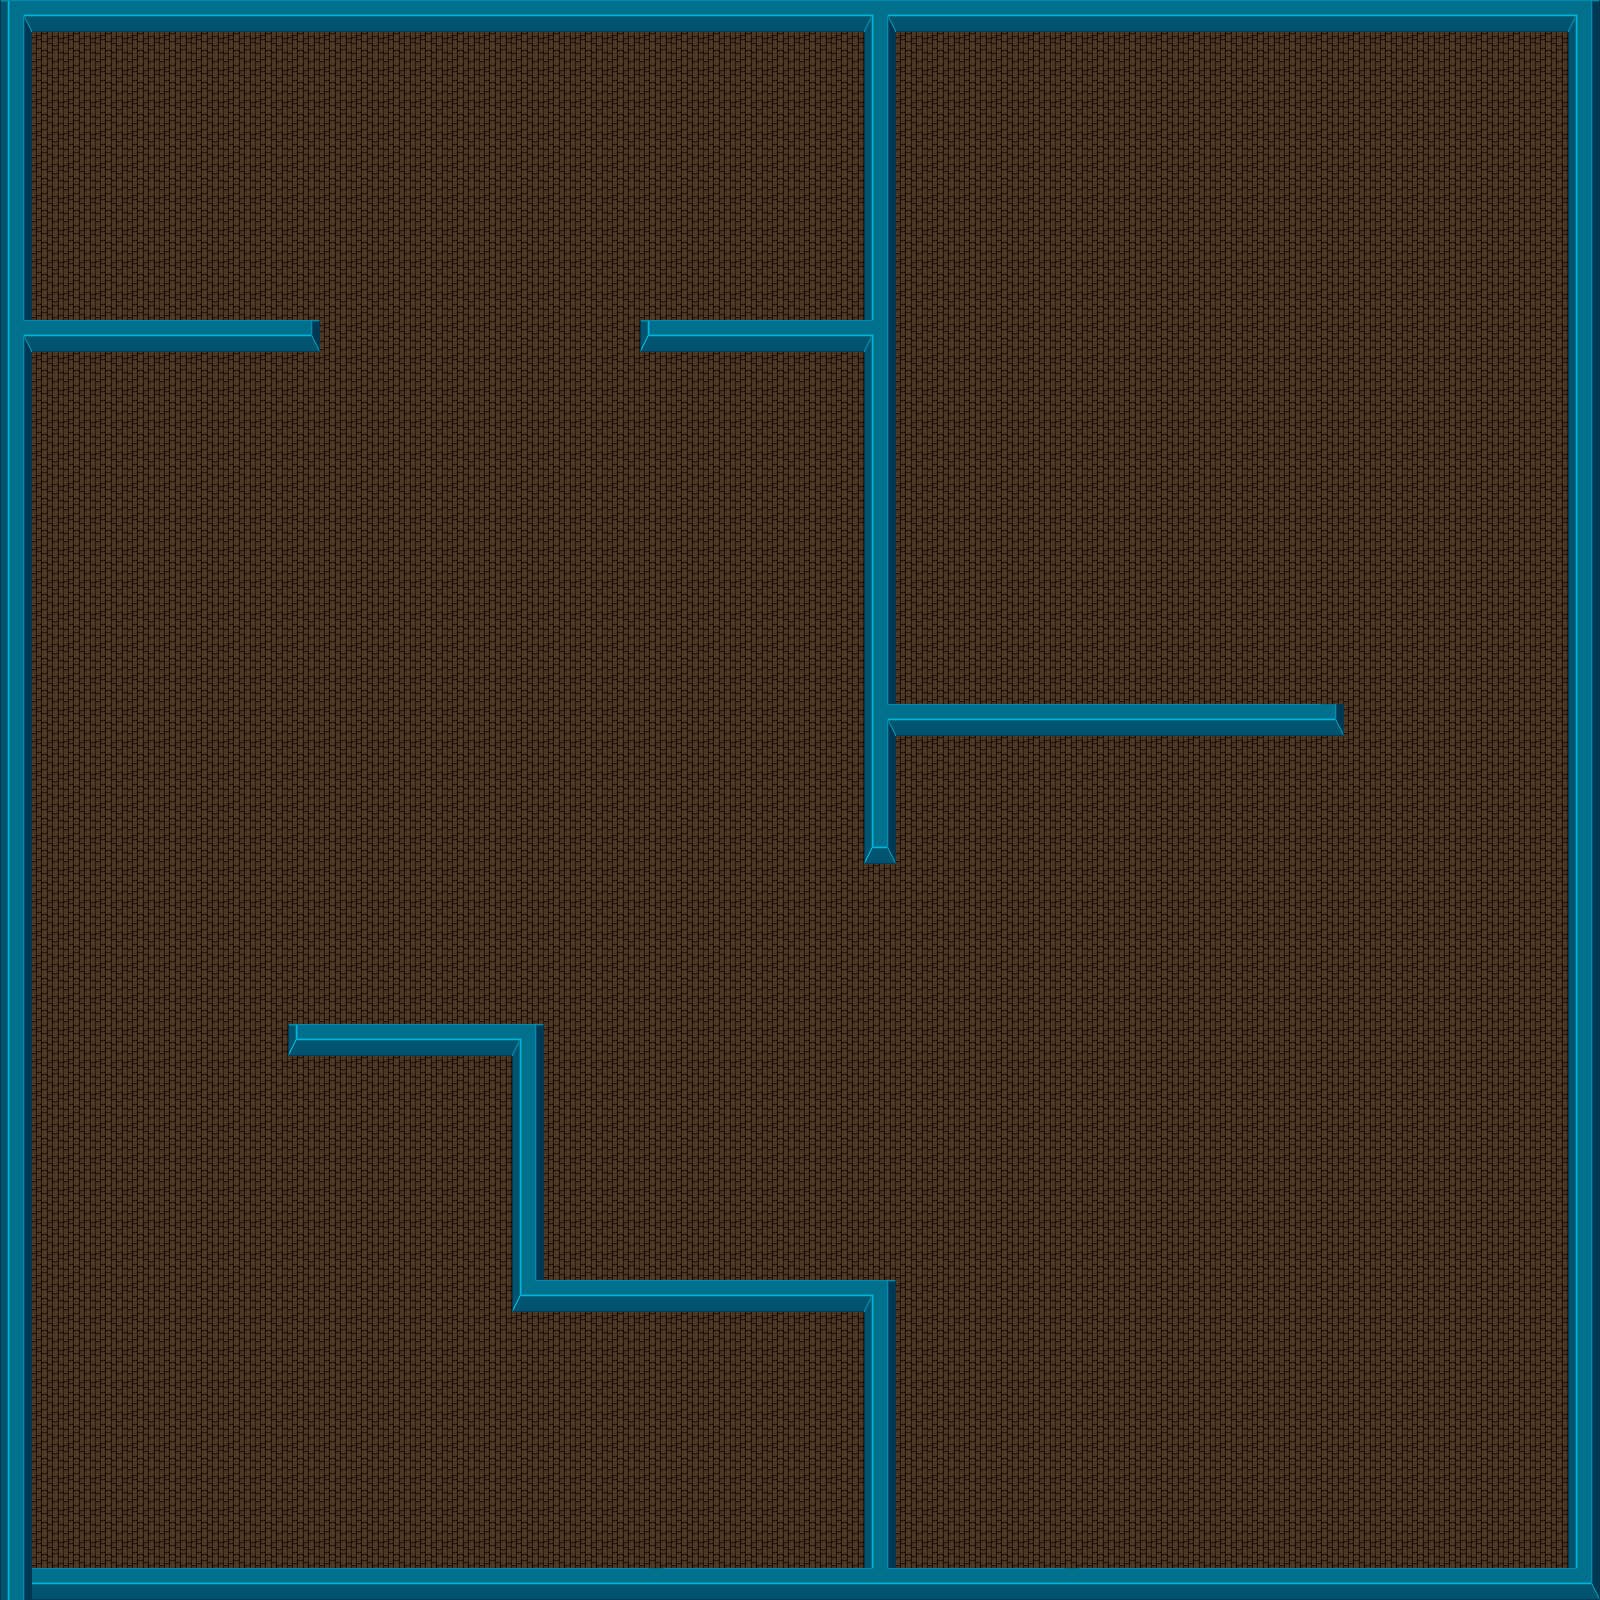

Below is a game level as drawn by its tile map, then a one-line description and the .tmx file that defines it, in full:
An orthogonal 50x50 tile map with 32x32 px tiles, 1 tile layer (Capa de Patrones 1).

<map version="1.0" tiledversion="1.1.5" orientation="orthogonal" renderorder="left-up" width="50" height="50" tilewidth="32" tileheight="32" infinite="0" nextobjectid="1">
 <tileset firstgid="1" source="backgrounds.tsx" />
 <layer name="Capa de Patrones 1" width="50" height="50">
  <data encoding="csv">
23,27,27,27,27,27,27,27,27,27,27,27,27,27,27,27,27,27,27,27,27,27,27,27,27,27,27,31,27,27,27,27,27,27,27,27,27,27,27,27,27,27,27,27,27,27,27,27,27,29,
22,2,2,2,2,2,2,2,2,2,2,2,2,2,2,2,2,2,2,2,2,2,2,2,2,2,2,22,2,2,2,2,2,2,2,2,2,2,2,2,2,2,2,2,2,2,2,2,2,22,
22,2,2,2,2,2,2,2,2,2,2,2,2,2,2,2,2,2,2,2,2,2,2,2,2,2,2,22,2,2,2,2,2,2,2,2,2,2,2,2,2,2,2,2,2,2,2,2,2,22,
22,2,2,2,2,2,2,2,2,2,2,2,2,2,2,2,2,2,2,2,2,2,2,2,2,2,2,22,2,2,2,2,2,2,2,2,2,2,2,2,2,2,2,2,2,2,2,2,2,22,
22,2,2,2,2,2,2,2,2,2,2,2,2,2,2,2,2,2,2,2,2,2,2,2,2,2,2,22,2,2,2,2,2,2,2,2,2,2,2,2,2,2,2,2,2,2,2,2,2,22,
22,2,2,2,2,2,2,2,2,2,2,2,2,2,2,2,2,2,2,2,2,2,2,2,2,2,2,22,2,2,2,2,2,2,2,2,2,2,2,2,2,2,2,2,2,2,2,2,2,22,
22,2,2,2,2,2,2,2,2,2,2,2,2,2,2,2,2,2,2,2,2,2,2,2,2,2,2,22,2,2,2,2,2,2,2,2,2,2,2,2,2,2,2,2,2,2,2,2,2,22,
22,2,2,2,2,2,2,2,2,2,2,2,2,2,2,2,2,2,2,2,2,2,2,2,2,2,2,22,2,2,2,2,2,2,2,2,2,2,2,2,2,2,2,2,2,2,2,2,2,22,
22,2,2,2,2,2,2,2,2,2,2,2,2,2,2,2,2,2,2,2,2,2,2,2,2,2,2,22,2,2,2,2,2,2,2,2,2,2,2,2,2,2,2,2,2,2,2,2,2,22,
22,2,2,2,2,2,2,2,2,2,2,2,2,2,2,2,2,2,2,2,2,2,2,2,2,2,2,22,2,2,2,2,2,2,2,2,2,2,2,2,2,2,2,2,2,2,2,2,2,22,
24,27,27,27,27,27,27,27,27,25,2,2,2,2,2,2,2,2,2,2,19,27,27,27,27,27,27,30,2,2,2,2,2,2,2,2,2,2,2,2,2,2,2,2,2,2,2,2,2,22,
22,2,2,2,2,2,2,2,2,2,2,2,2,2,2,2,2,2,2,2,2,2,2,2,2,2,2,22,2,2,2,2,2,2,2,2,2,2,2,2,2,2,2,2,2,2,2,2,2,22,
22,2,2,2,2,2,2,2,2,2,2,2,2,2,2,2,2,2,2,2,2,2,2,2,2,2,2,22,2,2,2,2,2,2,2,2,2,2,2,2,2,2,2,2,2,2,2,2,2,22,
22,2,2,2,2,2,2,2,2,2,2,2,2,2,2,2,2,2,2,2,2,2,2,2,2,2,2,22,2,2,2,2,2,2,2,2,2,2,2,2,2,2,2,2,2,2,2,2,2,22,
22,2,2,2,2,2,2,2,2,2,2,2,2,2,2,2,2,2,2,2,2,2,2,2,2,2,2,22,2,2,2,2,2,2,2,2,2,2,2,2,2,2,2,2,2,2,2,2,2,22,
22,2,2,2,2,2,2,2,2,2,2,2,2,2,2,2,2,2,2,2,2,2,2,2,2,2,2,22,2,2,2,2,2,2,2,2,2,2,2,2,2,2,2,2,2,2,2,2,2,22,
22,2,2,2,2,2,2,2,2,2,2,2,2,2,2,2,2,2,2,2,2,2,2,2,2,2,2,22,2,2,2,2,2,2,2,2,2,2,2,2,2,2,2,2,2,2,2,2,2,22,
22,2,2,2,2,2,2,2,2,2,2,2,2,2,2,2,2,2,2,2,2,2,2,2,2,2,2,22,2,2,2,2,2,2,2,2,2,2,2,2,2,2,2,2,2,2,2,2,2,22,
22,2,2,2,2,2,2,2,2,2,2,2,2,2,2,2,2,2,2,2,2,2,2,2,2,2,2,22,2,2,2,2,2,2,2,2,2,2,2,2,2,2,2,2,2,2,2,2,2,22,
22,2,2,2,2,2,2,2,2,2,2,2,2,2,2,2,2,2,2,2,2,2,2,2,2,2,2,22,2,2,2,2,2,2,2,2,2,2,2,2,2,2,2,2,2,2,2,2,2,22,
22,2,2,2,2,2,2,2,2,2,2,2,2,2,2,2,2,2,2,2,2,2,2,2,2,2,2,22,2,2,2,2,2,2,2,2,2,2,2,2,2,2,2,2,2,2,2,2,2,22,
22,2,2,2,2,2,2,2,2,2,2,2,2,2,2,2,2,2,2,2,2,2,2,2,2,2,2,22,2,2,2,2,2,2,2,2,2,2,2,2,2,2,2,2,2,2,2,2,2,22,
22,2,2,2,2,2,2,2,2,2,2,2,2,2,2,2,2,2,2,2,2,2,2,2,2,2,2,24,27,27,27,27,27,27,27,27,27,27,27,27,27,26,2,2,2,2,2,2,2,22,
22,2,2,2,2,2,2,2,2,2,2,2,2,2,2,2,2,2,2,2,2,2,2,2,2,2,2,22,2,2,2,2,2,2,2,2,2,2,2,2,2,2,2,2,2,2,2,2,2,22,
22,2,2,2,2,2,2,2,2,2,2,2,2,2,2,2,2,2,2,2,2,2,2,2,2,2,2,22,2,2,2,2,2,2,2,2,2,2,2,2,2,2,2,2,2,2,2,2,2,22,
22,2,2,2,2,2,2,2,2,2,2,2,2,2,2,2,2,2,2,2,2,2,2,2,2,2,2,22,2,2,2,2,2,2,2,2,2,2,2,2,2,2,2,2,2,2,2,2,2,22,
22,2,2,2,2,2,2,2,2,2,2,2,2,2,2,2,2,2,2,2,2,2,2,2,2,2,2,18,2,2,2,2,2,2,2,2,2,2,2,2,2,2,2,2,2,2,2,2,2,22,
22,2,2,2,2,2,2,2,2,2,2,2,2,2,2,2,2,2,2,2,2,2,2,2,2,2,2,2,2,2,2,2,2,2,2,2,2,2,2,2,2,2,2,2,2,2,2,2,2,22,
22,2,2,2,2,2,2,2,2,2,2,2,2,2,2,2,2,2,2,2,2,2,2,2,2,2,2,2,2,2,2,2,2,2,2,2,2,2,2,2,2,2,2,2,2,2,2,2,2,22,
22,2,2,2,2,2,2,2,2,2,2,2,2,2,2,2,2,2,2,2,2,2,2,2,2,2,2,2,2,2,2,2,2,2,2,2,2,2,2,2,2,2,2,2,2,2,2,2,2,22,
22,2,2,2,2,2,2,2,2,2,2,2,2,2,2,2,2,2,2,2,2,2,2,2,2,2,2,2,2,2,2,2,2,2,2,2,2,2,2,2,2,2,2,2,2,2,2,2,2,22,
22,2,2,2,2,2,2,2,2,2,2,2,2,2,2,2,2,2,2,2,2,2,2,2,2,2,2,2,2,2,2,2,2,2,2,2,2,2,2,2,2,2,2,2,2,2,2,2,2,22,
22,2,2,2,2,2,2,2,2,19,27,27,27,27,27,27,29,2,2,2,2,2,2,2,2,2,2,2,2,2,2,2,2,2,2,2,2,2,2,2,2,2,2,2,2,2,2,2,2,22,
22,2,2,2,2,2,2,2,2,2,2,2,2,2,2,2,22,2,2,2,2,2,2,2,2,2,2,2,2,2,2,2,2,2,2,2,2,2,2,2,2,2,2,2,2,2,2,2,2,22,
22,2,2,2,2,2,2,2,2,2,2,2,2,2,2,2,22,2,2,2,2,2,2,2,2,2,2,2,2,2,2,2,2,2,2,2,2,2,2,2,2,2,2,2,2,2,2,2,2,22,
22,2,2,2,2,2,2,2,2,2,2,2,2,2,2,2,22,2,2,2,2,2,2,2,2,2,2,2,2,2,2,2,2,2,2,2,2,2,2,2,2,2,2,2,2,2,2,2,2,22,
22,2,2,2,2,2,2,2,2,2,2,2,2,2,2,2,22,2,2,2,2,2,2,2,2,2,2,2,2,2,2,2,2,2,2,2,2,2,2,2,2,2,2,2,2,2,2,2,2,22,
22,2,2,2,2,2,2,2,2,2,2,2,2,2,2,2,22,2,2,2,2,2,2,2,2,2,2,2,2,2,2,2,2,2,2,2,2,2,2,2,2,2,2,2,2,2,2,2,2,22,
22,2,2,2,2,2,2,2,2,2,2,2,2,2,2,2,22,2,2,2,2,2,2,2,2,2,2,2,2,2,2,2,2,2,2,2,2,2,2,2,2,2,2,2,2,2,2,2,2,22,
22,2,2,2,2,2,2,2,2,2,2,2,2,2,2,2,22,2,2,2,2,2,2,2,2,2,2,2,2,2,2,2,2,2,2,2,2,2,2,2,2,2,2,2,2,2,2,2,2,22,
22,2,2,2,2,2,2,2,2,2,2,2,2,2,2,2,20,27,27,27,27,27,27,27,27,27,27,29,2,2,2,2,2,2,2,2,2,2,2,2,2,2,2,2,2,2,2,2,2,22,
22,2,2,2,2,2,2,2,2,2,2,2,2,2,2,2,2,2,2,2,2,2,2,2,2,2,2,22,2,2,2,2,2,2,2,2,2,2,2,2,2,2,2,2,2,2,2,2,2,22,
22,2,2,2,2,2,2,2,2,2,2,2,2,2,2,2,2,2,2,2,2,2,2,2,2,2,2,22,2,2,2,2,2,2,2,2,2,2,2,2,2,2,2,2,2,2,2,2,2,22,
22,2,2,2,2,2,2,2,2,2,2,2,2,2,2,2,2,2,2,2,2,2,2,2,2,2,2,22,2,2,2,2,2,2,2,2,2,2,2,2,2,2,2,2,2,2,2,2,2,22,
22,2,2,2,2,2,2,2,2,2,2,2,2,2,2,2,2,2,2,2,2,2,2,2,2,2,2,22,2,2,2,2,2,2,2,2,2,2,2,2,2,2,2,2,2,2,2,2,2,22,
22,2,2,2,2,2,2,2,2,2,2,2,2,2,2,2,2,2,2,2,2,2,2,2,2,2,2,22,2,2,2,2,2,2,2,2,2,2,2,2,2,2,2,2,2,2,2,2,2,22,
22,2,2,2,2,2,2,2,2,2,2,2,2,2,2,2,2,2,2,2,2,2,2,2,2,2,2,22,2,2,2,2,2,2,2,2,2,2,2,2,2,2,2,2,2,2,2,2,2,22,
22,2,2,2,2,2,2,2,2,2,2,2,2,2,2,2,2,2,2,2,2,2,2,2,2,2,2,22,2,2,2,2,2,2,2,2,2,2,2,2,2,2,2,2,2,2,2,2,2,22,
22,2,2,2,2,2,2,2,2,2,2,2,2,2,2,2,2,2,2,2,2,2,2,2,2,2,2,22,2,2,2,2,2,2,2,2,2,2,2,2,2,2,2,2,2,2,2,2,2,22,
22,27,27,27,27,27,27,27,27,27,27,27,27,27,27,27,27,27,27,27,28,27,27,27,27,27,27,28,27,27,27,27,27,28,27,27,27,27,27,27,27,27,27,27,27,27,27,27,27,26
</data>
 </layer>
</map>
